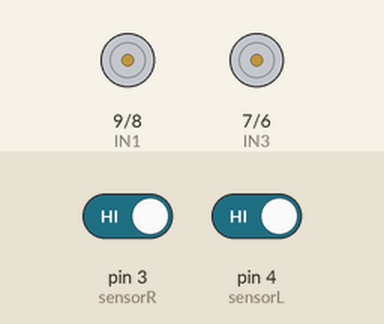
Simulated run of this sketch. Board: Arduino Uno, built with avr-gcc and run on an emulated ATmega328P. Shown: motor-driver pin pairs drawn as motors (green arrow = first pin HIGH = forward, orange = second pin HIGH = backward, longer = more drive, scaled by the enable pin). The inputs (shaded band) are chosen by the test bench; at power-on: pin 3 (sensorR) HIGH, pin 4 (sensorL) HIGH.

Above: at 1.2 s.
1.3 s: pin 3 (sensorR) driven LOW
At 2.1 s:
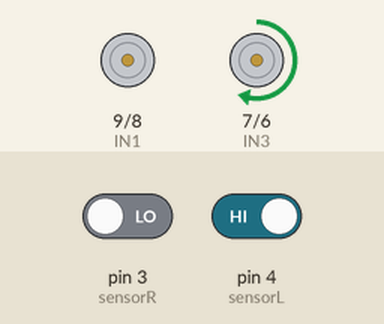
2.8 s: pin 4 (sensorL) driven LOW
At 3.3 s:
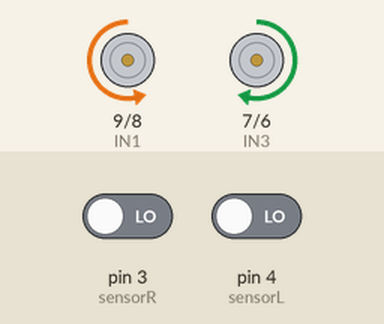
4.3 s: pin 3 (sensorR) driven HIGH
At 5.6 s:
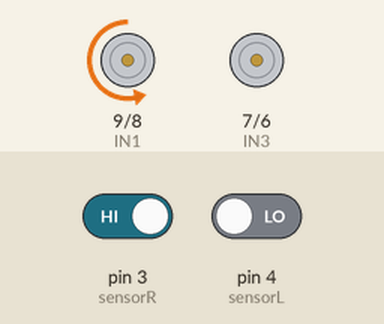
Timing chart, 0 to 7.3 s (numbered marks = the images above; inputs shaded):
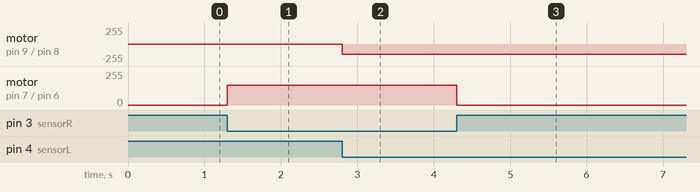

Measured:
- after the input at 1.3 s, motor on pin 7 (IN3) / pin 6 (IN4): stopped → forward 150/255 at once
- after the input at 2.8 s, motor on pin 9 (IN1) / pin 8 (IN2): stopped → backward 150/255 at once
- after the input at 4.3 s, motor on pin 7 (IN3) / pin 6 (IN4): forward 150/255 → stopped at once

The sketch:

ircode.ino
```cpp
#define IN1 9
#define IN2 8
#define IN3 7
#define IN4 6
#define speedL 10
#define speedR 5
#define sensorL 4
#define sensorR 3
int SL=0;
int SR=0;
void setup() {
for(int i=5;i<11;i++)
{
  pinMode(i,OUTPUT);
}

pinMode(sensorL,INPUT);
pinMode(sensorR,INPUT);

}

void backword()
{
  digitalWrite(IN1,HIGH);
  digitalWrite(IN2,LOW);
  digitalWrite(IN3,LOW);
  digitalWrite(IN4,HIGH);
  analogWrite(speedL,150);
  analogWrite(speedR,150);
}
void forword()
{
    digitalWrite(IN1,LOW);
  digitalWrite(IN2,HIGH);
  digitalWrite(IN3,HIGH);
  digitalWrite(IN4,LOW);
  analogWrite(speedL,150);
  analogWrite(speedR,150);
}
void left()
{
    digitalWrite(IN1,LOW);
  digitalWrite(IN2,LOW);
  digitalWrite(IN3,HIGH);
  digitalWrite(IN4,LOW);
  analogWrite(speedL,0);
  analogWrite(speedR,150);
}
void right()
{
    digitalWrite(IN1,LOW);
  digitalWrite(IN2,HIGH);
  digitalWrite(IN3,LOW);
  digitalWrite(IN4,LOW);
  analogWrite(speedL,150);
  analogWrite(speedR,0);
}
void stopp()
{
  digitalWrite(IN1,LOW);
  digitalWrite(IN2,LOW);
  digitalWrite(IN3,LOW);
  digitalWrite(IN4,LOW);
  analogWrite(speedL,0);
  analogWrite(speedR,0);

}


void loop() {
SL=digitalRead(sensorL);
SR=digitalRead(sensorR);
  if(SR==0&&SL==0)
  {
forword();
  }
  else if(SR==1&&SL==0)
  {
right();
  }
    else if(SR==0&&SL==1)
  {
left();
  }
    else if(SR==1&&SL==1)
  {
stopp();
  }

}
```
